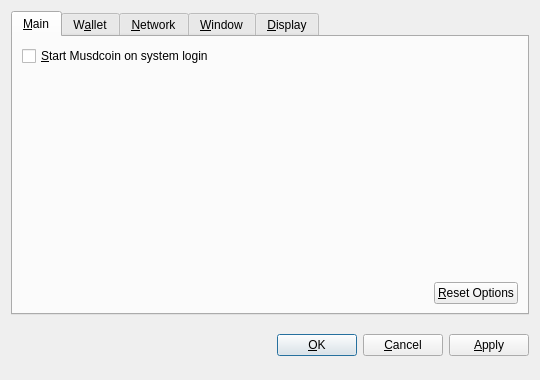
<?xml version="1.0" encoding="UTF-8"?>
<ui version="4.0">
 <class>OptionsDialog</class>
 <widget class="QDialog" name="OptionsDialog">
  <property name="geometry">
   <rect>
    <x>0</x>
    <y>0</y>
    <width>540</width>
    <height>380</height>
   </rect>
  </property>
  <property name="windowTitle">
   <string>Options</string>
  </property>
  <property name="modal">
   <bool>true</bool>
  </property>
  <layout class="QVBoxLayout" name="verticalLayout">
   <item>
    <widget class="QTabWidget" name="tabWidget">
     <property name="tabPosition">
      <enum>QTabWidget::North</enum>
     </property>
     <property name="currentIndex">
      <number>0</number>
     </property>
     <widget class="QWidget" name="tabMain">
      <attribute name="title">
       <string>&amp;Main</string>
      </attribute>
      <layout class="QVBoxLayout" name="verticalLayout_Main">
       <item>
        <widget class="QCheckBox" name="bitcoinAtStartup">
         <property name="toolTip">
          <string>Automatically start Musdcoin after logging in to the system.</string>
         </property>
         <property name="text">
          <string>&amp;Start Musdcoin on system login</string>
         </property>
        </widget>
       </item>
       <item>
        <spacer name="verticalSpacer_Main">
         <property name="orientation">
          <enum>Qt::Vertical</enum>
         </property>
         <property name="sizeHint" stdset="0">
          <size>
           <width>20</width>
           <height>40</height>
          </size>
         </property>
        </spacer>
       </item>
       <item>
        <layout class="QHBoxLayout" name="horizontalLayout_2_Main">
         <item>
          <spacer name="horizontalSpacer_2_Main">
           <property name="orientation">
            <enum>Qt::Horizontal</enum>
           </property>
           <property name="sizeHint" stdset="0">
            <size>
             <width>40</width>
             <height>20</height>
            </size>
           </property>
          </spacer>
         </item>
         <item>
          <widget class="QPushButton" name="resetButton">
           <property name="toolTip">
            <string>Reset all client options to default.</string>
           </property>
           <property name="text">
            <string>&amp;Reset Options</string>
           </property>
           <property name="autoDefault">
            <bool>false</bool>
           </property>
          </widget>
         </item>
        </layout>
       </item>
      </layout>
     </widget>
     <widget class="QWidget" name="tabWallet">
      <attribute name="title">
       <string>W&amp;allet</string>
      </attribute>
      <layout class="QVBoxLayout" name="verticalLayout_Network">
       <item>
        <widget class="QLabel" name="transactionFeeInfoLabel">
         <property name="text">
          <string>Optional transaction fee per kB that helps make sure your transactions are processed quickly. Most transactions are 1 kB.</string>
         </property>
         <property name="textFormat">
          <enum>Qt::PlainText</enum>
         </property>
         <property name="wordWrap">
          <bool>true</bool>
         </property>
        </widget>
       </item>
       <item>
        <layout class="QHBoxLayout" name="horizontalLayout_1_Main">
         <item>
          <widget class="QLabel" name="transactionFeeLabel">
           <property name="text">
            <string>Pay transaction &amp;fee</string>
           </property>
           <property name="textFormat">
            <enum>Qt::PlainText</enum>
           </property>
           <property name="buddy">
            <cstring>transactionFee</cstring>
           </property>
          </widget>
         </item>
         <item>
          <widget class="BitcoinAmountField" name="transactionFee"/>
         </item>
         <item>
          <spacer name="horizontalSpacer_1_Main">
           <property name="orientation">
            <enum>Qt::Horizontal</enum>
           </property>
           <property name="sizeHint" stdset="0">
            <size>
             <width>40</width>
             <height>20</height>
            </size>
           </property>
          </spacer>
         </item>
        </layout>
       </item>
       <item>
        <widget class="QLabel" name="label">
         <property name="text">
          <string>If you disable the spending of unconfirmed change, the change from a transaction cannot be used until that transaction has at least one confirmation. This also affects how your balance is computed.</string>
         </property>
         <property name="wordWrap">
          <bool>true</bool>
         </property>
        </widget>
       </item>
       <item>
        <widget class="QCheckBox" name="spendZeroConfChange">
         <property name="text">
          <string>Spend unconfirmed change  (experts only)</string>
         </property>
        </widget>
       </item>
       <item>
        <spacer name="verticalSpacer">
         <property name="orientation">
          <enum>Qt::Vertical</enum>
         </property>
         <property name="sizeHint" stdset="0">
          <size>
           <width>20</width>
           <height>40</height>
          </size>
         </property>
        </spacer>
       </item>
      </layout>
     </widget>
     <widget class="QWidget" name="tabNetwork">
      <attribute name="title">
       <string>&amp;Network</string>
      </attribute>
      <layout class="QVBoxLayout" name="verticalLayout_Network">
       <item>
        <widget class="QCheckBox" name="mapPortUpnp">
         <property name="toolTip">
          <string>Automatically open the Musdcoin client port on the router. This only works when your router supports UPnP and it is enabled.</string>
         </property>
         <property name="text">
          <string>Map port using &amp;UPnP</string>
         </property>
        </widget>
       </item>
       <item>
        <widget class="QCheckBox" name="connectSocks">
         <property name="toolTip">
          <string>Connect to the Musdcoin network through a SOCKS proxy (e.g. when connecting through Tor).</string>
         </property>
         <property name="text">
          <string>&amp;Connect through SOCKS proxy:</string>
         </property>
        </widget>
       </item>
       <item>
        <layout class="QHBoxLayout" name="horizontalLayout_Network">
         <item>
          <widget class="QLabel" name="proxyIpLabel">
           <property name="text">
            <string>Proxy &amp;IP:</string>
           </property>
           <property name="textFormat">
            <enum>Qt::PlainText</enum>
           </property>
           <property name="buddy">
            <cstring>proxyIp</cstring>
           </property>
          </widget>
         </item>
         <item>
          <widget class="QValidatedLineEdit" name="proxyIp">
           <property name="maximumSize">
            <size>
             <width>140</width>
             <height>16777215</height>
            </size>
           </property>
           <property name="toolTip">
            <string>IP address of the proxy (e.g. 127.0.0.1)</string>
           </property>
          </widget>
         </item>
         <item>
          <widget class="QLabel" name="proxyPortLabel">
           <property name="text">
            <string>&amp;Port:</string>
           </property>
           <property name="textFormat">
            <enum>Qt::PlainText</enum>
           </property>
           <property name="buddy">
            <cstring>proxyPort</cstring>
           </property>
          </widget>
         </item>
         <item>
          <widget class="QLineEdit" name="proxyPort">
           <property name="maximumSize">
            <size>
             <width>55</width>
             <height>16777215</height>
            </size>
           </property>
           <property name="toolTip">
            <string>Port of the proxy (e.g. 9050)</string>
           </property>
          </widget>
         </item>
         <item>
          <widget class="QLabel" name="socksVersionLabel">
           <property name="text">
            <string>SOCKS &amp;Version:</string>
           </property>
           <property name="textFormat">
            <enum>Qt::PlainText</enum>
           </property>
           <property name="buddy">
            <cstring>socksVersion</cstring>
           </property>
          </widget>
         </item>
         <item>
          <widget class="QValueComboBox" name="socksVersion">
           <property name="toolTip">
            <string>SOCKS version of the proxy (e.g. 5)</string>
           </property>
          </widget>
         </item>
         <item>
          <spacer name="horizontalSpacer_Network">
           <property name="orientation">
            <enum>Qt::Horizontal</enum>
           </property>
           <property name="sizeHint" stdset="0">
            <size>
             <width>40</width>
             <height>20</height>
            </size>
           </property>
          </spacer>
         </item>
        </layout>
       </item>
       <item>
        <spacer name="verticalSpacer_Network">
         <property name="orientation">
          <enum>Qt::Vertical</enum>
         </property>
         <property name="sizeHint" stdset="0">
          <size>
           <width>20</width>
           <height>40</height>
          </size>
         </property>
        </spacer>
       </item>
      </layout>
     </widget>
     <widget class="QWidget" name="tabWindow">
      <attribute name="title">
       <string>&amp;Window</string>
      </attribute>
      <layout class="QVBoxLayout" name="verticalLayout_Window">
       <item>
        <widget class="QCheckBox" name="minimizeToTray">
         <property name="toolTip">
          <string>Show only a tray icon after minimizing the window.</string>
         </property>
         <property name="text">
          <string>&amp;Minimize to the tray instead of the taskbar</string>
         </property>
        </widget>
       </item>
       <item>
        <widget class="QCheckBox" name="minimizeOnClose">
         <property name="toolTip">
          <string>Minimize instead of exit the application when the window is closed. When this option is enabled, the application will be closed only after selecting Quit in the menu.</string>
         </property>
         <property name="text">
          <string>M&amp;inimize on close</string>
         </property>
        </widget>
       </item>
       <item>
        <spacer name="verticalSpacer_Window">
         <property name="orientation">
          <enum>Qt::Vertical</enum>
         </property>
         <property name="sizeHint" stdset="0">
          <size>
           <width>20</width>
           <height>40</height>
          </size>
         </property>
        </spacer>
       </item>
      </layout>
     </widget>
     <widget class="QWidget" name="tabDisplay">
      <attribute name="title">
       <string>&amp;Display</string>
      </attribute>
      <layout class="QVBoxLayout" name="verticalLayout_Display">
       <item>
        <layout class="QHBoxLayout" name="horizontalLayout_1_Display">
         <item>
          <widget class="QLabel" name="langLabel">
           <property name="text">
            <string>User Interface &amp;language:</string>
           </property>
           <property name="textFormat">
            <enum>Qt::PlainText</enum>
           </property>
           <property name="buddy">
            <cstring>lang</cstring>
           </property>
          </widget>
         </item>
         <item>
          <widget class="QValueComboBox" name="lang">
           <property name="toolTip">
            <string>The user interface language can be set here. This setting will take effect after restarting Musdcoin.</string>
           </property>
          </widget>
         </item>
        </layout>
       </item>
       <item>
        <layout class="QHBoxLayout" name="horizontalLayout_2_Display">
         <item>
          <widget class="QLabel" name="unitLabel">
           <property name="text">
            <string>&amp;Unit to show amounts in:</string>
           </property>
           <property name="textFormat">
            <enum>Qt::PlainText</enum>
           </property>
           <property name="buddy">
            <cstring>unit</cstring>
           </property>
          </widget>
         </item>
         <item>
          <widget class="QValueComboBox" name="unit">
           <property name="toolTip">
            <string>Choose the default subdivision unit to show in the interface and when sending coins.</string>
           </property>
          </widget>
         </item>
        </layout>
       </item>
       <item>
        <widget class="QCheckBox" name="displayAddresses">
         <property name="toolTip">
          <string>Whether to show Musdcoin addresses in the transaction list or not.</string>
         </property>
         <property name="text">
          <string>&amp;Display addresses in transaction list</string>
         </property>
        </widget>
       </item>
       <item>
        <widget class="QCheckBox" name="coinControlFeatures">
         <property name="toolTip">
          <string>Whether to show coin control features or not.</string>
         </property>
         <property name="text">
          <string>Display coin &amp;control features (experts only!)</string>
         </property>
        </widget>
       </item>
       <item>
        <spacer name="verticalSpacer_Display">
         <property name="orientation">
          <enum>Qt::Vertical</enum>
         </property>
         <property name="sizeHint" stdset="0">
          <size>
           <width>20</width>
           <height>40</height>
          </size>
         </property>
        </spacer>
       </item>
      </layout>
     </widget>
    </widget>
   </item>
   <item>
    <layout class="QHBoxLayout" name="horizontalLayout_Buttons">
     <item>
      <spacer name="horizontalSpacer_1">
       <property name="orientation">
        <enum>Qt::Horizontal</enum>
       </property>
       <property name="sizeHint" stdset="0">
        <size>
         <width>40</width>
         <height>48</height>
        </size>
       </property>
      </spacer>
     </item>
     <item>
      <widget class="QLabel" name="statusLabel">
       <property name="font">
        <font>
         <weight>75</weight>
         <bold>true</bold>
        </font>
       </property>
       <property name="text">
        <string/>
       </property>
       <property name="textFormat">
        <enum>Qt::PlainText</enum>
       </property>
       <property name="wordWrap">
        <bool>true</bool>
       </property>
      </widget>
     </item>
     <item>
      <spacer name="horizontalSpacer_2">
       <property name="orientation">
        <enum>Qt::Horizontal</enum>
       </property>
       <property name="sizeHint" stdset="0">
        <size>
         <width>40</width>
         <height>48</height>
        </size>
       </property>
      </spacer>
     </item>
     <item>
      <widget class="QPushButton" name="okButton">
       <property name="text">
        <string>&amp;OK</string>
       </property>
      </widget>
     </item>
     <item>
      <widget class="QPushButton" name="cancelButton">
       <property name="text">
        <string>&amp;Cancel</string>
       </property>
       <property name="autoDefault">
        <bool>false</bool>
       </property>
      </widget>
     </item>
     <item>
      <widget class="QPushButton" name="applyButton">
       <property name="text">
        <string>&amp;Apply</string>
       </property>
       <property name="autoDefault">
        <bool>false</bool>
       </property>
      </widget>
     </item>
    </layout>
   </item>
  </layout>
 </widget>
 <customwidgets>
  <customwidget>
   <class>BitcoinAmountField</class>
   <extends>QSpinBox</extends>
   <header>bitcoinamountfield.h</header>
  </customwidget>
  <customwidget>
   <class>QValueComboBox</class>
   <extends>QComboBox</extends>
   <header>qvaluecombobox.h</header>
  </customwidget>
  <customwidget>
   <class>QValidatedLineEdit</class>
   <extends>QLineEdit</extends>
   <header>qvalidatedlineedit.h</header>
  </customwidget>
 </customwidgets>
 <resources/>
 <connections/>
</ui>
